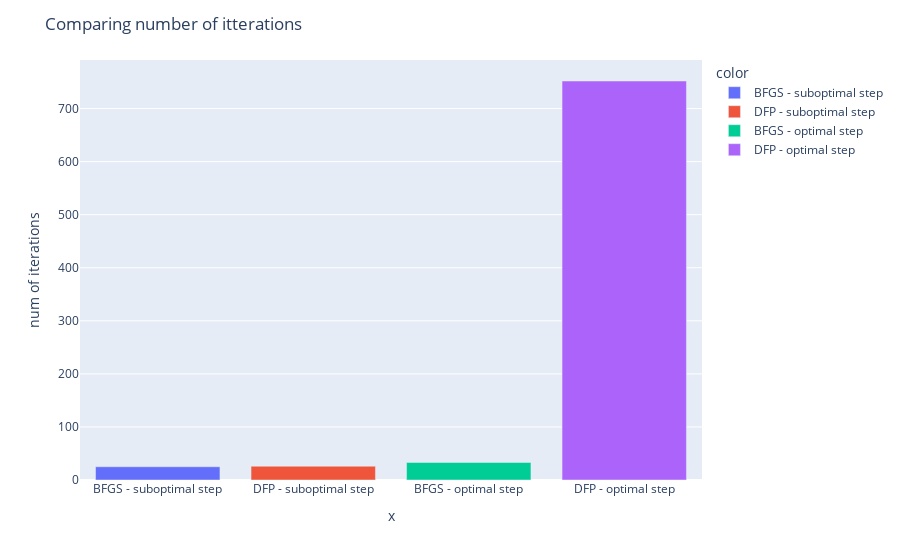

The notebook cell this image was saved under:
### Code cell
fig = px.bar(x=method_names,y=iter_list,color=method_names)
fig.update_layout(title='Comparing number of itterations',yaxis_title='num of iterations')

### Figure 1 — Plotly figure (JSON) as saved in the notebook; plotly's stock layout.template omitted (floating-point values rounded to 4 significant figures)
{"data": [{"alignmentgroup": "True", "hovertemplate": "color=BFGS - suboptimal step<br>x=%{x}<br>y=%{y}<extra></extra>", "legendgroup": "BFGS - suboptimal step", "marker": {"color": "#636efa"}, "name": "BFGS - suboptimal step", "offsetgroup": "BFGS - suboptimal step", "orientation": "v", "showlegend": true, "textposition": "auto", "type": "bar", "x": ["BFGS - suboptimal step"], "xaxis": "x", "y": [25], "yaxis": "y"}, {"alignmentgroup": "True", "hovertemplate": "color=DFP - suboptimal step<br>x=%{x}<br>y=%{y}<extra></extra>", "legendgroup": "DFP - suboptimal step", "marker": {"color": "#EF553B"}, "name": "DFP - suboptimal step", "offsetgroup": "DFP - suboptimal step", "orientation": "v", "showlegend": true, "textposition": "auto", "type": "bar", "x": ["DFP - suboptimal step"], "xaxis": "x", "y": [26], "yaxis": "y"}, {"alignmentgroup": "True", "hovertemplate": "color=BFGS - optimal step<br>x=%{x}<br>y=%{y}<extra></extra>", "legendgroup": "BFGS - optimal step", "marker": {"color": "#00cc96"}, "name": "BFGS - optimal step", "offsetgroup": "BFGS - optimal step", "orientation": "v", "showlegend": true, "textposition": "auto", "type": "bar", "x": ["BFGS - optimal step"], "xaxis": "x", "y": [33], "yaxis": "y"}, {"alignmentgroup": "True", "hovertemplate": "color=DFP - optimal step<br>x=%{x}<br>y=%{y}<extra></extra>", "legendgroup": "DFP - optimal step", "marker": {"color": "#ab63fa"}, "name": "DFP - optimal step", "offsetgroup": "DFP - optimal step", "orientation": "v", "showlegend": true, "textposition": "auto", "type": "bar", "x": ["DFP - optimal step"], "xaxis": "x", "y": [752], "yaxis": "y"}], "layout": {"barmode": "relative", "legend": {"title": {"text": "color"}, "tracegroupgap": 0}, "margin": {"t": 60}, "title": {"text": "Comparing number of itterations"}, "xaxis": {"anchor": "y", "domain": [0, 1], "title": {"text": "x"}}, "yaxis": {"anchor": "x", "domain": [0, 1], "title": {"text": "num of iterations"}}}}
